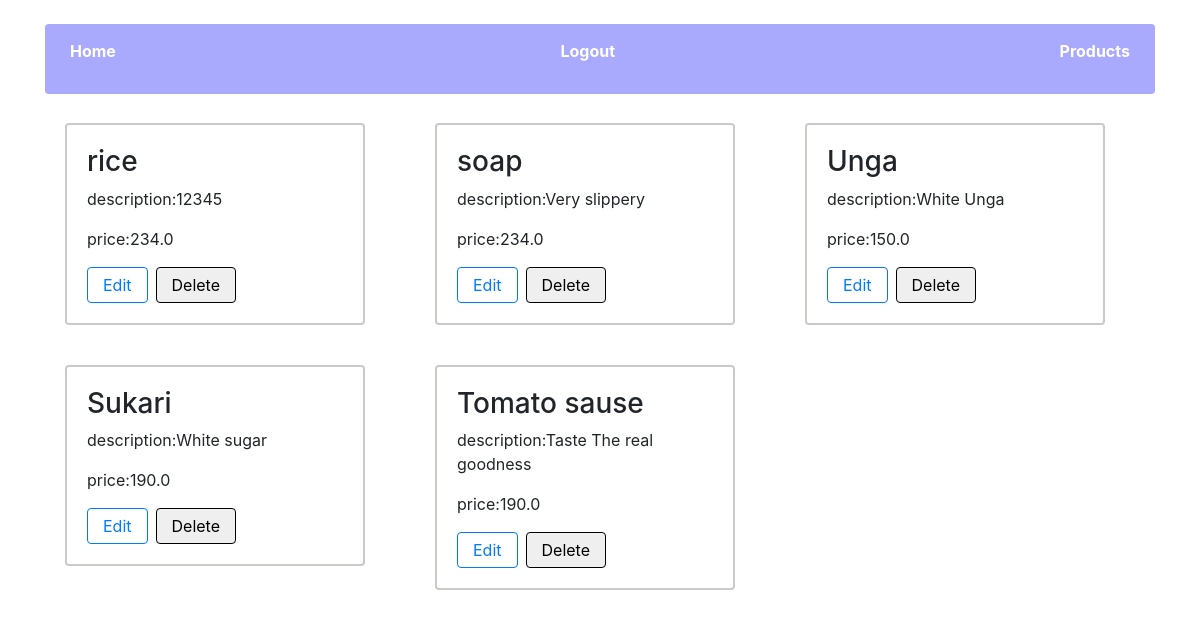
The page /products (signed in) on the database its author committed.
### store_manager/models.py (models this page shows)
class Products(db.Model):
    id = db.Column(db.Integer, primary_key=True)
    name = db.Column(db.String(20), unique=True, nullable=False)
    price = db.Column(db.Float, nullable=False)
    description = db.Column(db.String(200), nullable=False)

### store_manager/views.py (the view)
@views.route('/products', methods=['GET'])
@login_required
def products():
    products = Products.query.all()
    return render_template('products.html', products=products, user=current_user)

### store_manager/__init__.py (called while the page is built)
def create_app():
    app = Flask(__name__)
    app.config['SECRET_KEY'] = 'thisissecret'
    app.config['SQLALCHEMY_DATABASE_URI'] = f'sqlite:/// {DB_NAME}'
    app.config['SQLALCHEMY_TRACK_MODIFICATIONS'] = False
    db.init_app(app)
    from .views import views
    from .auth import auth
    app.register_blueprint(views)
    app.register_blueprint(auth)
    from .models import User, Products
    create_database(app)
    login_manager = LoginManager()
    login_manager.login_view = 'auth.login'
    login_manager.init_app(app)
    @login_manager.user_loader
    def load_user(user_id):
        return User.query.get(int(user_id))
    return app

### store_manager/templates/products.html
{% extends "base.html" %}
{% block body%}
<div class="container-products">
{% if products %}
{% for product in products %}
<div class="product">
    <div class="container-products">
        <div class="container-products-individual">
         <h3>{{ product.name }}</h3>
         <p><span>description</span>:{{ product.description }}</p>
         <p><span>price</span>:{{ product.price }}</p>
         <div class="products-links">
             <a href="#" class="a-products">Edit</a>
            <button class=" a-products" onclick="deleteProduct({{ product.id}})">Delete</button>
         </div>
        </div>
    </div>
</div>
{% endfor %}
{% else %}
<p>No products found.</p>
{% endif %}
</div>
{% endblock %}

### store_manager/templates/base.html (shortened to what this page needs)
<!DOCTYPE html>
<html lang="en">
 <head>
    <link
    rel="stylesheet"
    href="https://stackpath.bootstrapcdn.com/bootstrap/4.4.1/css/bootstrap.min.css"
  />
  <link
    rel="stylesheet"
    href="https://stackpath.bootstrapcdn.com/font-awesome/4.7.0/css/font-awesome.min.css"
  />
  <link rel="stylesheet" href="{{url_for('static', filename='css/index.css')}}" />
</head>
<body>
 <div class="container my-4">
{% if user.is_authenticated %}
  <strong>
    <nav class="home-nav">
      <ul class="home-ul-nav">
        <li>
          <a href="{{url_for('views.home')}}">Home</a>
        </li>
        <li>
          <a href="{{url_for('auth.logout')}}">Logout</a>
        </li>
        <li>
          <a href="{{url_for('views.products')}}">Products</a>
        </li>
      </ul>
    </nav>
  </strong>
{% endif %}
    {% block body %}   {% endblock %}
 </div>
</body>
</html>

### store_manager/static/css/index.css (style rules this page uses)
:root { --padding-divs:5px; --border-divs:1px solid #ccc; --border-radius:5px; --font-size:14px; }
.home-nav { margin-top: 20px; margin-bottom: 9px; padding:10px; background-color: rgb(169, 169, 254); border-radius: 4px; }
.home-ul-nav { list-style: none; padding:var(--padding-divs); display: flex; justify-content: space-between; align-items: center; }
.home-ul-nav li { margin: 0 10px; text-decoration: none; }
.home-ul-nav li a { text-decoration: none; color: white; }
.container-products { display: grid; grid-template-columns: auto auto auto; }
.container-products-individual { width: 300px; display: grid; align-items: center; margin: 20px; padding: 20px; border-radius: 4px; border: 2px solid rgb(204, 201, 201); }
.container-products-individual a { text-decoration: none; }
.products-links { display: flex; align-items: center; }
.a-products { text-decoration: none; padding: 5px 15px; border: 1px solid; border-radius: 4px; margin-right: 8px; }

### rows shown on the page
Products: name "rice", description "12345", price "234.0"
Products: name "soap", description "Very slippery", price "234.0"
Products: name "Unga", description "White Unga", price "150.0"
Products: name "Sukari", description "White sugar", price "190.0"
Products: name "Tomato sause", description "Taste The real goodness", price "190.0"
